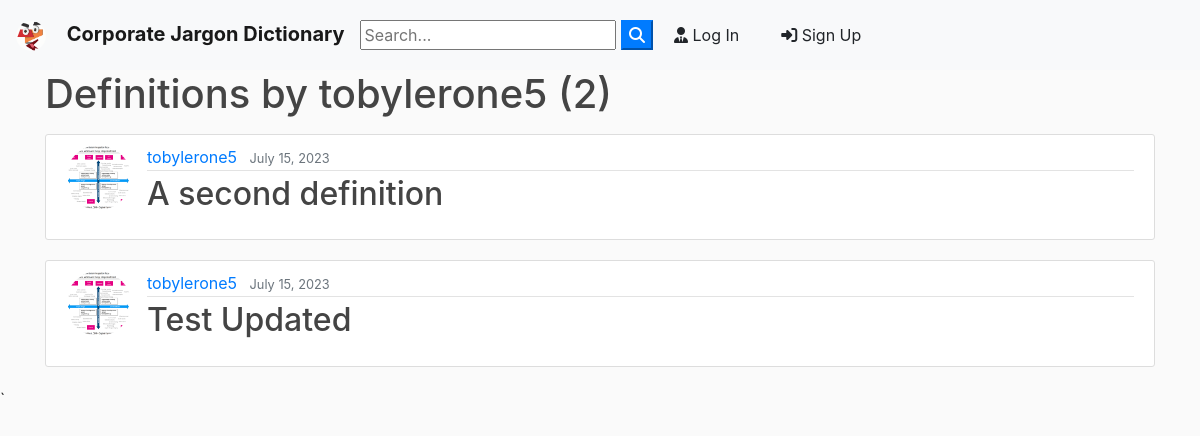
The page /user/tobylerone5 on the database as committed earlier.
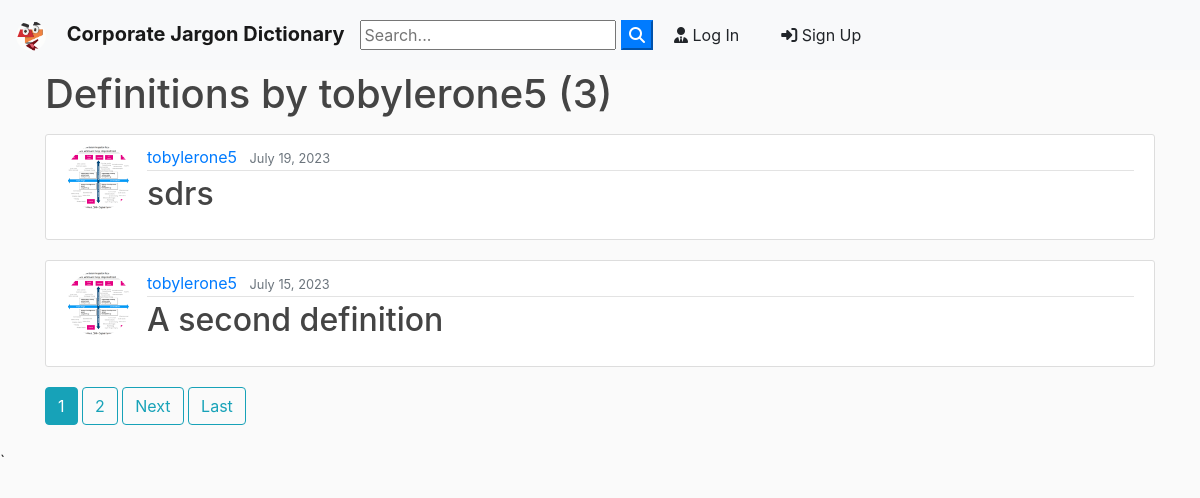
The same page on the database as committed later.
### blog/models.py (models this page shows, shortened)
class Definition(models.Model):
	word = models.CharField(max_length=100)
	description = models.TextField()
	date_posted = models.DateTimeField(default=timezone.now)
	author = models.ForeignKey(User, on_delete=models.CASCADE)
	likes = models.ManyToManyField(User, related_name='definitions')

### users/models.py (models this page shows, shortened)
class Profile(models.Model):
    user = models.OneToOneField(User, on_delete=models.CASCADE)
    image = models.ImageField(default='default.jpg', upload_to='profile_pics')

### blog/views.py (the view)
# urls.py: path('user/<str:username>', UserDefinitionListView.as_view(), name='user-definitions'),
class UserDefinitionListView(ListView):
    model = Definition
    template_name = 'blog/user_definitions.html'  # <app>/<model>_<viewtype>.html
    context_object_name = 'definitions'
    paginate_by = 2
    def get_queryset(self):
        user = get_object_or_404(User, username=self.kwargs.get('username'))
        return Definition.objects.filter(author=user).order_by('-date_posted')

### blog/templates/blog/user_definitions.html (shortened to what this page needs)
{% extends "blog/base.html" %}
{% block content %}
    <h1 class="mb-3">Definitions by {{ view.kwargs.username }} ({{ page_obj.paginator.count }})</h1>
    {% for definition in definitions %}
        <article class="media content-section">
          <img class="rounded-circle article-img" src="{{ definition.author.profile.image.url }}">
          <div class="media-body">
            <div class="article-metadata">
              <a class="mr-2" href="{% url 'user-definitions' definition.author.username %}">{{ definition.author }}</a>
              <small class="text-muted">{{ definition.date_posted|date:"F d, Y" }}</small>
            </div>
            <h2><a class="article-title" href="{% url 'definition-detail' definition.id %}">{{ definition.word }}</a></h2>
          </div>
        </article>
    {% endfor %}
    {% if is_paginated %}
      {% for num in page_obj.paginator.page_range %}
        {% if page_obj.number == num %}
          <a class="btn btn-info mb-4" href="?page={{ num }}">{{ num }}</a>
        {% elif num > page_obj.number|add:'-3' and num < page_obj.number|add:'3' %}
          <a class="btn btn-outline-info mb-4" href="?page={{ num }}">{{ num }}</a>
        {% endif %}
      {% endfor %}
      {% if page_obj.has_next %}
        <a class="btn btn-outline-info mb-4" href="?page={{ page_obj.next_page_number }}">Next</a>
        <a class="btn btn-outline-info mb-4" href="?page={{ page_obj.paginator.num_pages }}">Last</a>
      {% endif %}
    {% endif %}
{% endblock content %}

Rows that differ between the two databases and show on the page:
no longer on this page (row unchanged): Definition: author.profile.image (picture), author "tobylerone5", date_posted "July 15, 2023", word "Test Updated"
added Definition: author.profile.image (picture), author "tobylerone5", date_posted "July 19, 2023", word "sdrs"
Other text that changed with them:
{{ page_obj.paginator.count }}: "2" → "3"
new list line: "1"
new list line: "2"
text now shown: "Next Last"
